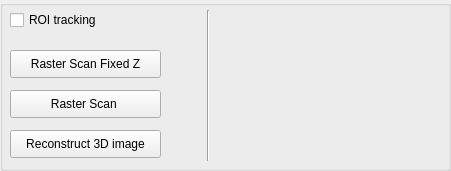
       <widget class="QGroupBox" name="raster_groupBox">
        <property name="geometry">
         <rect>
          <x>1820</x>
          <y>260</y>
          <width>451</width>
          <height>171</height>
         </rect>
        </property>
        <property name="title">
         <string/>
        </property>
        <widget class="QPushButton" name="automatic_raster_scan_button">
         <property name="geometry">
          <rect>
           <x>10</x>
           <y>90</y>
           <width>151</width>
           <height>28</height>
          </rect>
         </property>
         <property name="text">
          <string>Raster Scan </string>
         </property>
        </widget>
        <widget class="QCheckBox" name="roi_trackingcheckBox">
         <property name="geometry">
          <rect>
           <x>10</x>
           <y>10</y>
           <width>121</width>
           <height>20</height>
          </rect>
         </property>
         <property name="text">
          <string>ROI tracking</string>
         </property>
        </widget>
        <widget class="QPushButton" name="reconstruct_3Dimage_Button">
         <property name="geometry">
          <rect>
           <x>10</x>
           <y>130</y>
           <width>151</width>
           <height>28</height>
          </rect>
         </property>
         <property name="text">
          <string>Reconstruct 3D image</string>
         </property>
        </widget>
        <widget class="QPushButton" name="automatic_raster_scan_fixed_Z_button">
         <property name="geometry">
          <rect>
           <x>10</x>
           <y>50</y>
           <width>151</width>
           <height>28</height>
          </rect>
         </property>
         <property name="text">
          <string>Raster Scan Fixed Z</string>
         </property>
        </widget>
        <widget class="Line" name="auto_raster_line">
         <property name="geometry">
          <rect>
           <x>200</x>
           <y>10</y>
           <width>16</width>
           <height>151</height>
          </rect>
         </property>
         <property name="orientation">
          <enum>Qt::Vertical</enum>
         </property>
        </widget>
       </widget>
